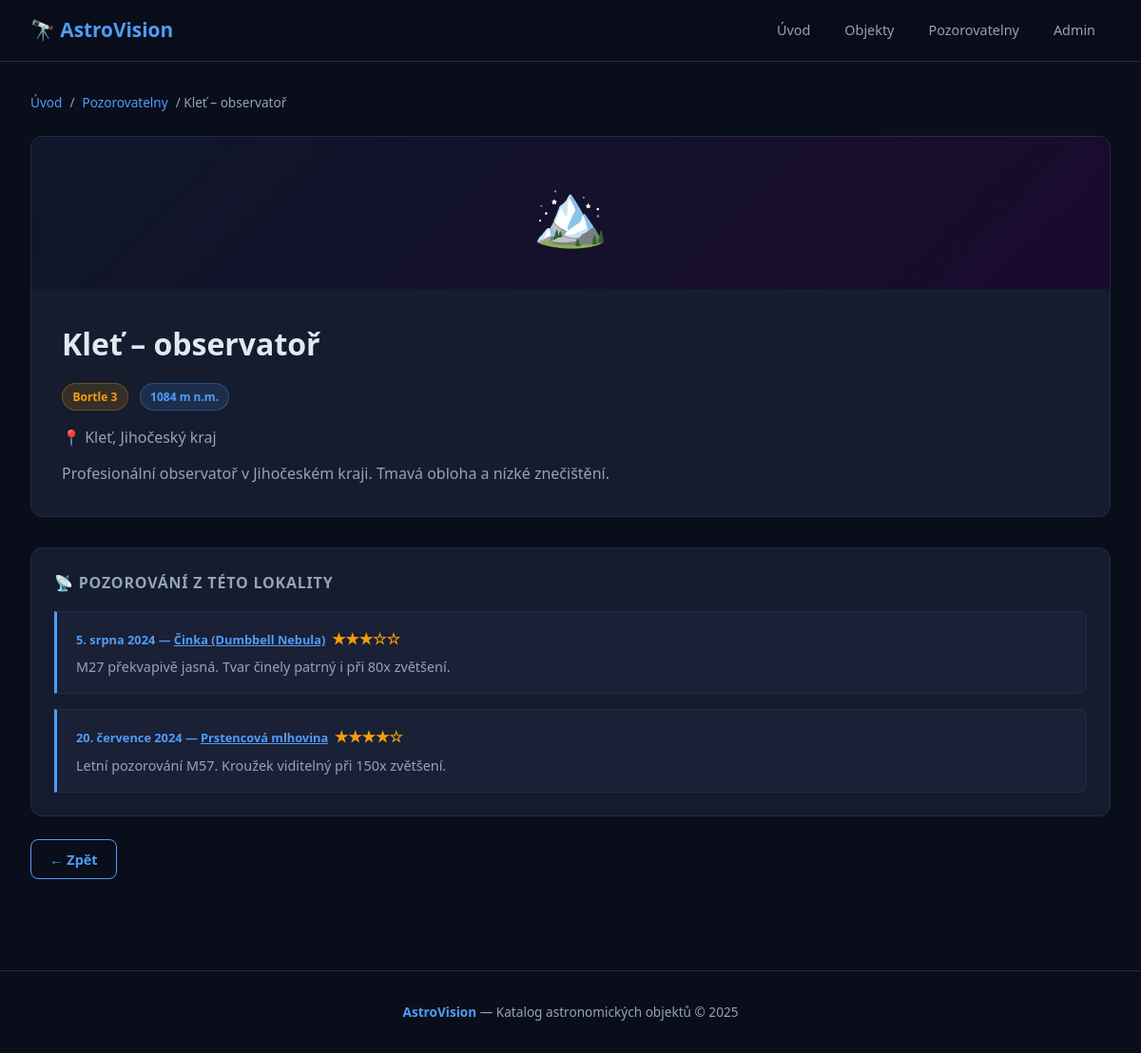
The page /pozorovateny/2/ on the database its author committed.
### katalog/models.py (models this page shows, shortened)
class Pozorovatelna(models.Model):
    nazev = models.CharField("Název", max_length=200)
    misto = models.CharField("Místo", max_length=200)
    nadmorska_vyska = models.IntegerField("Nadmořská výška (m)", null=True, blank=True)
    popis = models.TextField("Popis", blank=True)
    svetelne_znecisteni = models.IntegerField("Světelné znečištění (Bortle 1–9)",
                                               choices=[(i, i) for i in range(1, 10)], default=5)
    web = models.URLField("Web", blank=True)
    class Meta:
        verbose_name = "Pozorovatelna"
        verbose_name_plural = "Pozorovatelny"
        ordering = ['nazev']

class Pozorování(models.Model):
    objekt = models.ForeignKey(AstronomickyObjekt, on_delete=models.CASCADE,
                               verbose_name="Objekt", related_name='pozorovani')
    pozorovatelna = models.ForeignKey(Pozorovatelna, on_delete=models.SET_NULL,
                                      null=True, blank=True,
                                      verbose_name="Pozorovatelna", related_name='pozorovani')
    datum = models.DateField("Datum pozorování")
    popis = models.TextField("Poznámky z pozorování", blank=True)
    kvalita_oblohy = models.IntegerField("Kvalita oblohy (1–5)",
                                          choices=[(i, i) for i in range(1, 6)], default=3)
    foto = models.ImageField("Fotografie z pozorování", upload_to='pozorovani/', blank=True, null=True)
    class Meta:
        verbose_name = "Pozorování"
        verbose_name_plural = "Pozorování"
        ordering = ['-datum']

class AstronomickyObjekt(models.Model):
    OBTIZNOST_CHOICES = [
        (1, "⭐ Snadný"),
        (2, "⭐⭐ Střední"),
        (3, "⭐⭐⭐ Náročný"),
        (4, "⭐⭐⭐⭐ Expert"),
    ]
    nazev = models.CharField("Název", max_length=200)
    katalogove_cislo = models.CharField("Katalogové číslo (Messier / NGC)", max_length=30, blank=True)
    typ = models.ForeignKey(TypObjektu, on_delete=models.PROTECT,
                            verbose_name="Typ objektu", related_name='objekty')
    souhvezdi = models.ForeignKey(Souhrezdí, on_delete=models.PROTECT,
                                  verbose_name="Souhvězdí", related_name='objekty')
    popis = models.TextField("Popis")
    vzdalenost_ly = models.FloatField("Vzdálenost (světelné roky)", null=True, blank=True)
    jasnost = models.FloatField("Zdánlivá jasnost (mag)", null=True, blank=True)
    obtiznost_pozorovani = models.IntegerField("Obtížnost pozorování",
                                               choices=OBTIZNOST_CHOICES, default=1)
    foto = models.ImageField("Fotografie", upload_to='objekty/', blank=True, null=True)
    datum_pridani = models.DateTimeField("Datum přidání", default=timezone.now)
    je_featured = models.BooleanField("Doporučený objekt", default=False)
    class Meta:
        verbose_name = "Astronomický objekt"
        verbose_name_plural = "Astronomické objekty"
        ordering = ['nazev']

### katalog/views.py (the view)
# urls.py: path('pozorovateny/<int:pk>/', views.pozorovatelna_detail, name='pozorovatelna_detail'),
def pozorovatelna_detail(request, pk):
    pozorovatelna = get_object_or_404(Pozorovatelna, pk=pk)
    pozorovani = pozorovatelna.pozorovani.select_related('objekt').order_by('-datum')[:10]
    return render(request, 'katalog/pozorovatelna_detail.html', {
        'pozorovatelna': pozorovatelna,
        'pozorovani': pozorovani,
    })

### katalog/templates/katalog/pozorovatelna_detail.html (shortened to what this page needs)
{% extends 'base.html' %}
{% block content %}
<div class="breadcrumb">
    <a href="{% url 'katalog:index' %}">Úvod</a> /
    <a href="{% url 'katalog:pozorovateny_seznam' %}">Pozorovatelny</a> /
    {{ pozorovatelna.nazev }}
</div>
<div class="detail-hero">
    <div class="detail-hero-placeholder" style="height:160px;font-size:4rem;">🏔️</div>
    <div class="detail-hero-body">
        <h1>{{ pozorovatelna.nazev }}</h1>
        <div class="detail-meta">
            <span class="badge badge-gold">Bortle {{ pozorovatelna.svetelne_znecisteni }}</span>
            {% if pozorovatelna.nadmorska_vyska %}<span class="badge badge-blue">{{ pozorovatelna.nadmorska_vyska }} m n.m.</span>{% endif %}
        </div>
        <p style="margin-top:1rem;color:var(--text-muted);">📍 {{ pozorovatelna.misto }}</p>
        {% if pozorovatelna.popis %}<p style="margin-top:.75rem;color:var(--text-muted);">{{ pozorovatelna.popis }}</p>{% endif %}
    </div>
</div>
{% if pozorovani %}
<div class="info-box">
    <h3>📡 Pozorování z této lokality</h3>
    <div class="timeline">
        {% for p in pozorovani %}
        <div class="timeline-item">
            <div class="timeline-date">
                {{ p.datum }} — <a href="{% url 'katalog:objekt_detail' p.objekt.pk %}" style="color:var(--accent);">{{ p.objekt.nazev }}</a>
                &nbsp;<span class="stars">{% for i in "12345" %}{% if forloop.counter <= p.kvalita_oblohy %}★{% else %}☆{% endif %}{% endfor %}</span>
            </div>
            {% if p.popis %}<div class="timeline-text">{{ p.popis }}</div>{% endif %}
        </div>
        {% endfor %}
    </div>
</div>
{% endif %}
<div style="margin-top:1.5rem;"><a href="{% url 'katalog:pozorovateny_seznam' %}" class="btn btn-outline">← Zpět</a></div>
{% endblock %}

### templates/base.html (style rules this page uses)
*, *::before, *::after { box-sizing: border-box; margin: 0; padding: 0; }
:root { --bg: #0a0e1a; --bg2: #111827; --bg3: #1a2035; --card: #141c2e; --border: #1e2d4a; --accent: #4f9cf9; --accent2: #7c3aed; --gold: #f59e0b; --text: #e2e8f0; --text-muted: #94a3b8; --green: #10b981; --red: #ef4444; --radius: 12px; --shadow: 0 4px 24px rgba(0,0,0,0.4); }
html { scroll-behavior: smooth; }
body { font-family: 'Segoe UI', system-ui, sans-serif; background: var(--bg); color: var(--text); min-height: 100vh; line-height: 1.6; }
.badge { font-size: .75rem; font-weight: 600; padding: .25rem .65rem; border-radius: 20px; display: inline-flex; align-items: center; gap: .3rem; }
.badge-blue { background: rgba(79,156,249,.15); color: var(--accent); border: 1px solid rgba(79,156,249,.3); }
.badge-gold { background: rgba(245,158,11,.15); color: var(--gold); border: 1px solid rgba(245,158,11,.3); }
.btn { padding: .55rem 1.2rem; border-radius: 8px; font-size: .9rem; font-weight: 600; cursor: pointer; text-decoration: none; display: inline-flex; align-items: center; gap: .4rem; transition: all .2s; border: none; }
.btn-outline { background: transparent; color: var(--accent); border: 1px solid var(--accent); }
.detail-hero { background: var(--card); border: 1px solid var(--border); border-radius: var(--radius); overflow: hidden; margin-bottom: 2rem; }
.detail-hero-placeholder { width: 100%; height: 280px; background: linear-gradient(135deg, #0f1729, #1a0a2e); display: flex; align-items: center; justify-content: center; font-size: 6rem; }
.detail-hero-body { padding: 2rem; }
.detail-hero-body h1 { font-size: 2rem; font-weight: 800; }
.detail-meta { display: flex; flex-wrap: wrap; gap: .75rem; margin-top: 1rem; }
.info-box { background: var(--card); border: 1px solid var(--border); border-radius: var(--radius); padding: 1.5rem; }
.info-box h3 { font-size: 1rem; color: var(--text-muted); margin-bottom: 1rem; text-transform: uppercase; letter-spacing: .05em; font-weight: 700; }
.timeline { display: flex; flex-direction: column; gap: 1rem; }
.timeline-item { background: var(--bg3); border: 1px solid var(--border); border-left: 3px solid var(--accent); border-radius: 0 8px 8px 0; padding: 1rem 1.25rem; }
.timeline-date { font-size: .8rem; color: var(--accent); font-weight: 700; }
.timeline-text { font-size: .9rem; color: var(--text-muted); margin-top: .3rem; }
.stars { color: var(--gold); font-size: 1rem; }
.breadcrumb { display: flex; gap: .5rem; align-items: center; font-size: .85rem; color: var(--text-muted); margin-bottom: 1.5rem; }
.breadcrumb a { color: var(--accent); text-decoration: none; }

### rows shown on the page
Pozorovatelna: nazev "Kleť – observatoř", svetelne_znecisteni "3", nadmorska_vyska "1084", misto "Kleť, Jihočeský kraj", popis "Profesionální observatoř v Jihočeském kraji. Tmavá obloha a nízké znečištění."
Pozorování: datum "5. srpna 2024", objekt.nazev "Činka (Dumbbell Nebula)", kvalita_oblohy 3 (drawn), popis "M27 překvapivě jasná. Tvar činely patrný i při 80x zvětšení."
Pozorování: datum "20. července 2024", objekt.nazev "Prstencová mlhovina", kvalita_oblohy 4 (drawn), popis "Letní pozorování M57. Kroužek viditelný při 150x zvětšení."
